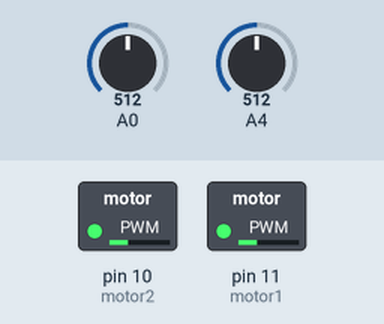
Simulated run of this sketch. Board: Arduino Uno, built with avr-gcc and run on an emulated ATmega328P. Parts: switched loads named in the sketch (green lamp = pin HIGH). Inputs (shaded band) come from the test bench; at power-on: A0 = 512, A4 = 512.

Above: at 1.2 s.
1.3 s: A0 set to 306
At 2.2 s:
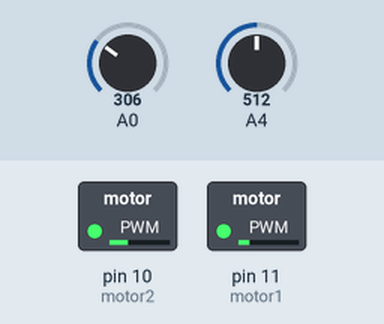
2.8 s: A4 set to 306
At 3.3 s:
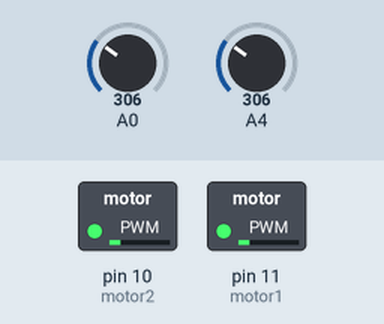
4.3 s: A0 set to 511
At 5.5 s:
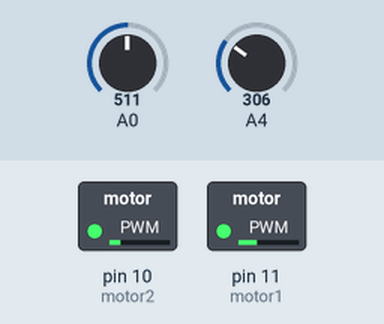
5.8 s: A4 set to 0
At 6.8 s:
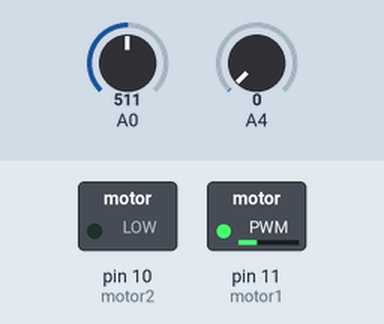
7.3 s: A0 set to 122
At 8.0 s:
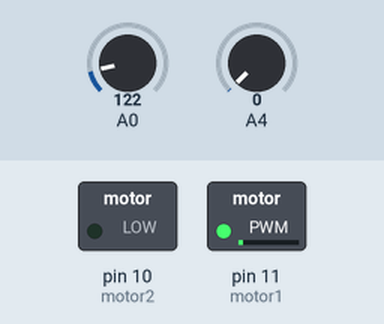
8.8 s: A4 set to 5
10.3 s: A4 set to 8
At 11.4 s:
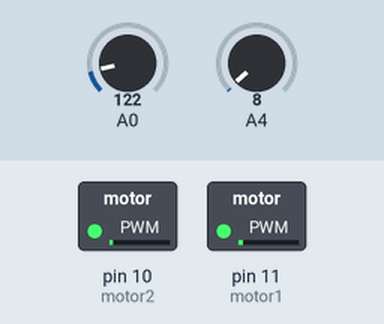
Timing chart, 0 to 12.8 s (numbered marks = the images above; inputs shaded):
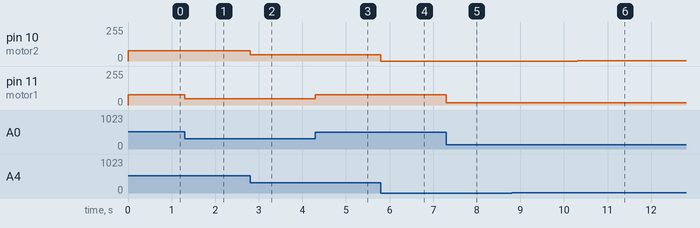

The sketch:

benoit_proyecto.ino
```cpp
int motor1=11,motor2=10;
int add1,add2;
void setup() {
Serial.begin(9600);
pinMode(motor1,OUTPUT);
pinMode(motor2,OUTPUT);
}

void loop() {
add1=analogRead(A0);
add2=analogRead(A4);
add1=map(add1,0,1023,0,155);
add2=map(add2,0,1023,0,155);
analogWrite(motor1,add1);
analogWrite(motor2,add2);
}
```

Measured:
- after the input at 1.3 s, pin 11 (motor1): 77/255 → 46/255 at once
- after the input at 2.8 s, pin 10 (motor2): 77/255 → 46/255 at once
- after the input at 4.3 s, pin 11 (motor1): 46/255 → 77/255 at once
- after the input at 5.8 s, pin 10 (motor2): 46/255 → 0/255 at once
- after the input at 7.3 s, pin 11 (motor1): 77/255 → 18/255 at once
- after the input at 8.8 s, every drawn part: stays the same
- after the input at 10.3 s, pin 10 (motor2): 0/255 → 1/255 at once
